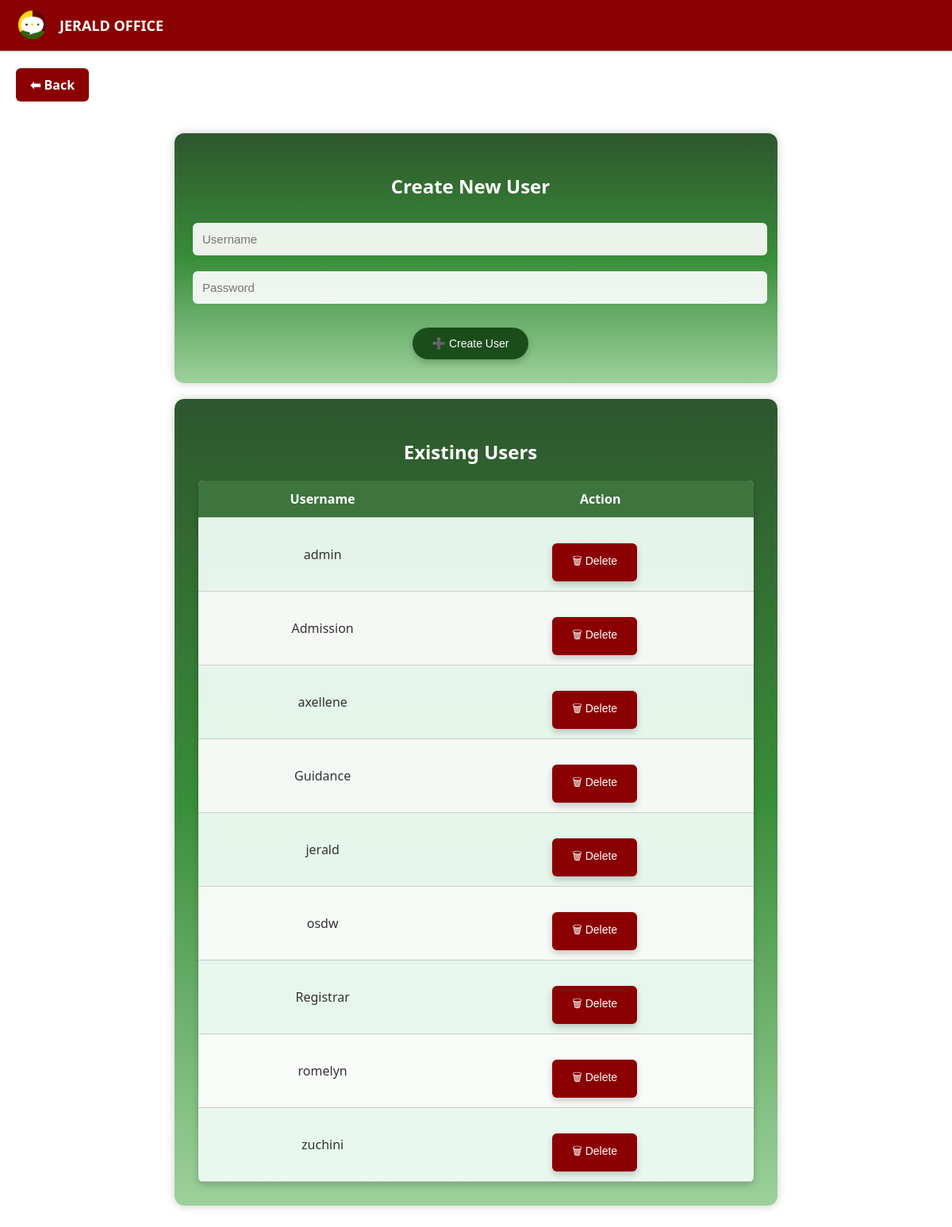
Screenshot of /register_user.php (signed in) with the database file from the repository.
### tables this page shows
CREATE TABLE `users` (
  `id` int(11) NOT NULL,
  `username` varchar(50) NOT NULL,
  `password` varchar(255) NOT NULL
);

### register_user.php (the view, shortened to what this page needs)
<?php
include 'db.php';
$username = $_SESSION['username'];
$current_user = strtoupper($username);
$result = $conn->query("SELECT id, username FROM users");
?>
<!DOCTYPE html>
<html>
<head>
</head>
<body>
<div class="header">
    <img src="tangquery_icon.png" alt="Logo">
    <div class="header-text">
        <?= htmlspecialchars($current_user) ?> OFFICE
    </div>
</div>
<a class="back-btn" href="dashboard.php">⬅ Back</a>
<div class="main-container">
<div class="container">
    <h2>Create New User</h2>
    <form method="post">
        <input type="text" name="username" placeholder="Username" required>
        <input type="password" name="password" placeholder="Password" required>
        <button type="submit" name="create_user">➕ Create User</button>
    </form>
</div>
<div class="container">
    <h2>Existing Users</h2>
    <table>
        <tr>
            <th>Username</th>
            <th>Action</th>
        </tr>
        <?php while ($row = $result->fetch_assoc()) { ?>
        <tr>
            <td><?= htmlspecialchars($row['username']) ?></td>
            <td>
                <form method="post">
                    <button class="btn-delete" type="submit" name="delete_user" value="<?= $row['id'] ?>">🗑 Delete</button>
                </form>
            </td>
        </tr>
        <?php } ?>
    </table>
</div>
        </div>
</body>
</html>

### register_user.php (style rules this page uses)
body { font-family: 'Segoe UI', Tahoma, Geneva, Verdana, sans-serif; background: #fff; margin: 0; padding: 0; }
.header { background: #8B0000; border-bottom: 2px solid #ddd; padding: 12px 20px; display: flex; align-items: center; gap: 12px; }
.header img { height: 40px; }
.header-text { font-size: 18px; font-weight: bold; color: white; }
.back-btn { display: inline-block; margin: 20px; padding: 10px 18px; background: #8B0000; color: #fff; text-decoration: none; border-radius: 6px; font-weight: bold; transition: opacity 0.3s; }
.container { background: linear-gradient(to bottom, #2e562e, #398d39ff, #9cd19cff); padding: 30px; width: 70%; max-width: 700px; border-radius: 12px; box-shadow: 0 0 12px rgba(0,0,0,0.2); margin: 20px auto; color: #fff; }
h2 { text-align: center; margin-bottom: 20px; color: #fff; }
input[type=text], input[type=password] { width: 100%; padding: 12px; margin: 10px 0; border: none; border-radius: 6px; background: rgba(255,255,255,0.9); color: #333; font-size: 15px; }
button { padding: 12px 25px; background: #1b4d1b; color: #fff; border: none; border-radius: 30px; font-size: 14px; cursor: pointer; display: block; margin: 20px auto 0 auto; box-shadow: 0 4px 8px rgba(0,0,0,0.2); transition: background 0.3s, transform 0.2s; }
table { width: 100%; border-collapse: collapse; background: rgba(255,255,255,0.95); color: #333; border-radius: 6px; overflow: hidden; box-shadow: 0 4px 8px rgba(0,0,0,0.2); }
th, td { padding: 12px; border-bottom: 1px solid #ccc; text-align: center; }
th { background: #3e743eff; color: white; }
td form { margin: 0; }
tbody tr:nth-child(even) { background-color: rgba(40,199,111,0.08); }
.container h2, .container input, .container button { position: relative; right: 7px; }
.btn-delete { background: #8B0000; box-shadow: 0 4px 8px rgba(0,0,0,0.2); transition: background 0.3s, transform 0.2s; border-radius: 6px; }
.main-container { max-width: 1200px; width: 95%; margin: 0 auto 40px auto; }

### rows the page displays
users: username "admin", $row['id'] 5 (drawn)
users: username "Admission", $row['id'] 9 (drawn)
users: username "axellene", $row['id'] 7 (drawn)
users: username "Guidance", $row['id'] 13 (drawn)
users: username "jerald", $row['id'] 4 (drawn)
users: username "osdw", $row['id'] 11 (drawn)
users: username "Registrar", $row['id'] 12 (drawn)
users: username "romelyn", $row['id'] 6 (drawn)
users: username "zuchini", $row['id'] 8 (drawn)

### other values shown
$current_user "JERALD"
